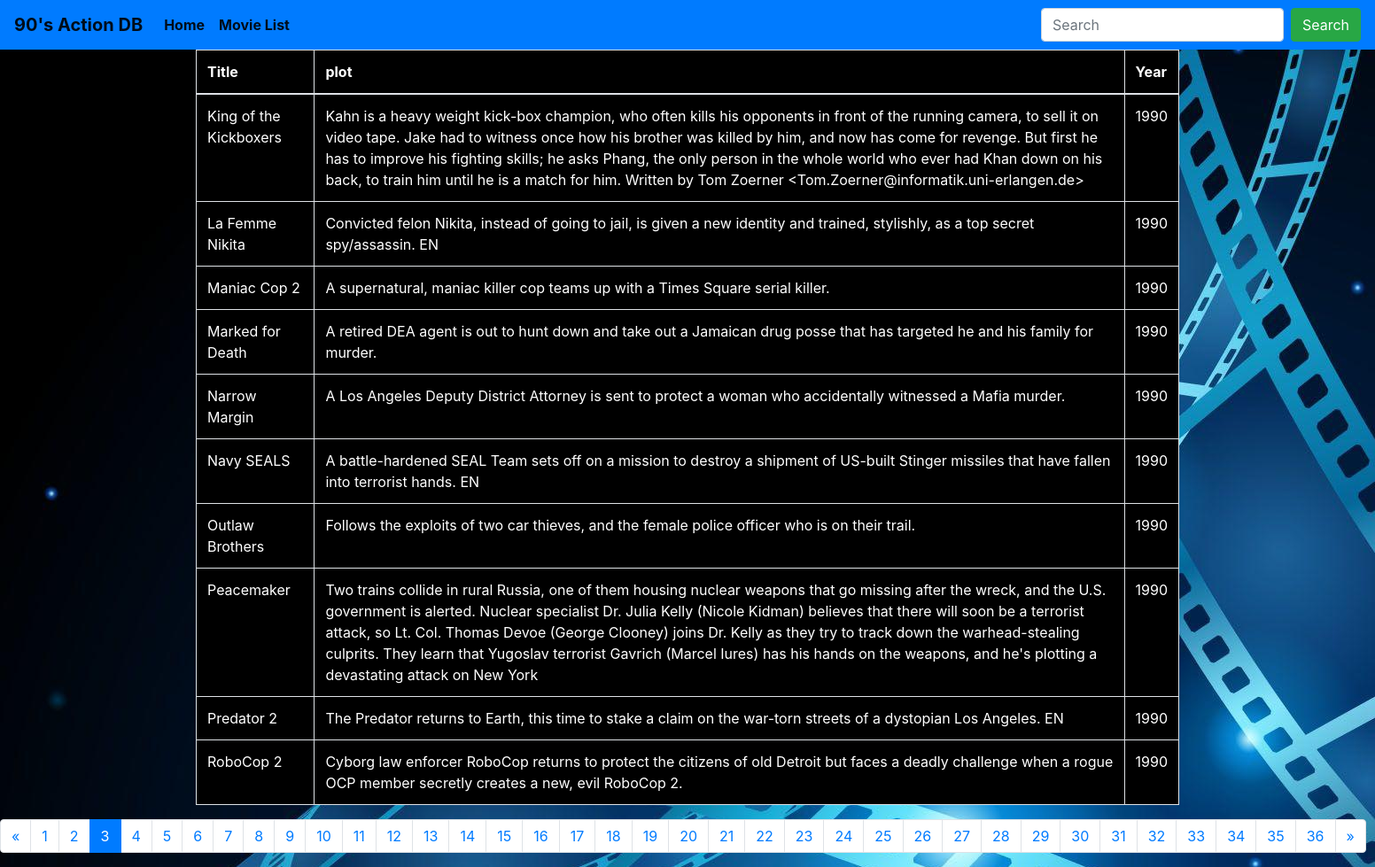
The app's page /movies?page=3 with its own data.
### app/models.py (models this page shows)
class Films(models.Model):
    movie_id = models.IntegerField(primary_key=True)
    movie = models.CharField(max_length=55)
    director = models.CharField(max_length=55, blank=True, null=True)
    stars = models.CharField(max_length=67, blank=True, null=True)
    country = models.CharField(max_length=27, blank=True, null=True)
    url = models.TextField(blank=True, null=True)
    release_year = models.CharField(max_length=4)
    released = models.CharField(max_length=10, blank=True, null=True)
    plot = models.CharField(max_length=729, blank=True, null=True)
    class Meta:
        managed = False
        db_table = 'films'

### app/views.py (the view)
# urls.py: path('movies', views.movielist, name='movielist'),
def movielist(request):
    movies = Films.objects.all().order_by('release_year', 'movie')
    page = request.GET.get('page', 1)
    paginator = Paginator(movies, 10)
    try:
        films = paginator.page(page)
    except PageNotAnInteger:
        films = paginator.page(1)
    except EmptyPage:
        films = paginator.page(paginator.num_pages)
    return render(request, 'app/movielist.html', {'films': films})

### app/templates/app/movielist.html
{% extends 'app/base.html' %}
{% block content %}
<div class="container">
<table class="table table-bordered">
  <thead>
    <tr>
      <th>Title</th>
      <th>plot</th>
      <th>Year</th>
    </tr>
  </thead>
  <tbody>
    {% for film in films %}
      <tr>
        <td>{{ film.movie }}</td>
        <td>{{ film.plot }}</td>
        <td>{{ film.release_year }}</td>
      </tr>
    {% endfor %}
  </tbody>
</table>
</div>
{% if films.has_other_pages %}
<nav aria-label="Page navigation example">
  <ul class="pagination">
    {% if films.has_previous %}
      <li class="page-item"><a class="page-link" href="?page={{ films.previous_page_number }}">«</a></li>
    {% else %}
      <li class="page-item disabled"><span></span></li>
    {% endif %}
    {% for i in films.paginator.page_range %}
      {% if films.number == i %}
       <li class="page-item active"><a class="page-link" href="?page={{ i }}">{{ i }}</a></li>
      {% else %}
        <li class="page-item"><a class="page-link" href="?page={{ i }}">{{ i }}</a></li>
      {% endif %}
    {% endfor %}
    {% if films.has_next %}
      <li class="page-item"><a class="page-link" href="?page={{ films.next_page_number }}">»</a></li>
    {% else %}
      <li class="page-item disabled"><span></span></li>
    {% endif %}
  </ul>
  </nav>
{% endif %}
{% endblock %}

### records on screen
Films: movie "King of the Kickboxers", plot "Kahn is a heavy weight kick-box champion, who often kills his opponents in front of the running camera, to sell it on video tape. Jake had to witness once how his brother was killed by him, and now has come for revenge. But first he has to improve his fighting skills; he asks Phang, the only person in the whole world who ever had Khan down on his back, to train him until he is a match for him. Written by Tom Zoerner <Tom.Zoerner@informatik.uni-erlangen.de>", release_year "1990"
Films: movie "La Femme Nikita", plot "Convicted felon Nikita, instead of going to jail, is given a new identity and trained, stylishly, as a top secret spy/assassin. EN", release_year "1990"
Films: movie "Maniac Cop 2", plot "A supernatural, maniac killer cop teams up with a Times Square serial killer.", release_year "1990"
Films: movie "Marked for Death", plot "A retired DEA agent is out to hunt down and take out a Jamaican drug posse that has targeted he and his family for murder.", release_year "1990"
Films: movie "Narrow Margin", plot "A Los Angeles Deputy District Attorney is sent to protect a woman who accidentally witnessed a Mafia murder.", release_year "1990"
Films: movie "Navy SEALS", plot "A battle-hardened SEAL Team sets off on a mission to destroy a shipment of US-built Stinger missiles that have fallen into terrorist hands. EN", release_year "1990"
Films: movie "Outlaw Brothers", plot "Follows the exploits of two car thieves, and the female police officer who is on their trail.", release_year "1990"
Films: movie "Peacemaker", plot "Two trains collide in rural Russia, one of them housing nuclear weapons that go missing after the wreck, and the U.S. government is alerted. Nuclear specialist Dr. Julia Kelly (Nicole Kidman) believes that there will soon be a terrorist attack, so Lt. Col. Thomas Devoe (George Clooney) joins Dr. Kelly as they try to track down the warhead-stealing culprits. They learn that Yugoslav terrorist Gavrich (Marcel Iures) has his hands on the weapons, and he's plotting a devastating attack on New York", release_year "1990"
Films: movie "Predator 2", plot "The Predator returns to Earth, this time to stake a claim on the war-torn streets of a dystopian Los Angeles. EN", release_year "1990"
Films: movie "RoboCop 2", plot "Cyborg law enforcer RoboCop returns to protect the citizens of old Detroit but faces a deadly challenge when a rogue OCP member secretly creates a new, evil RoboCop 2.", release_year "1990"

### other values on screen
{{ i }} "1" "2" "4" "5" "6" "7" "8" "9" "10" "11" "12" "13" "14" "15" "16" "17" "18" "19" "20" "21" "22" "23" "24" "25" "26" "27" "28" "29" "30" "31" "32" "33" "34" "35" "36"
{{ i }} "3"
